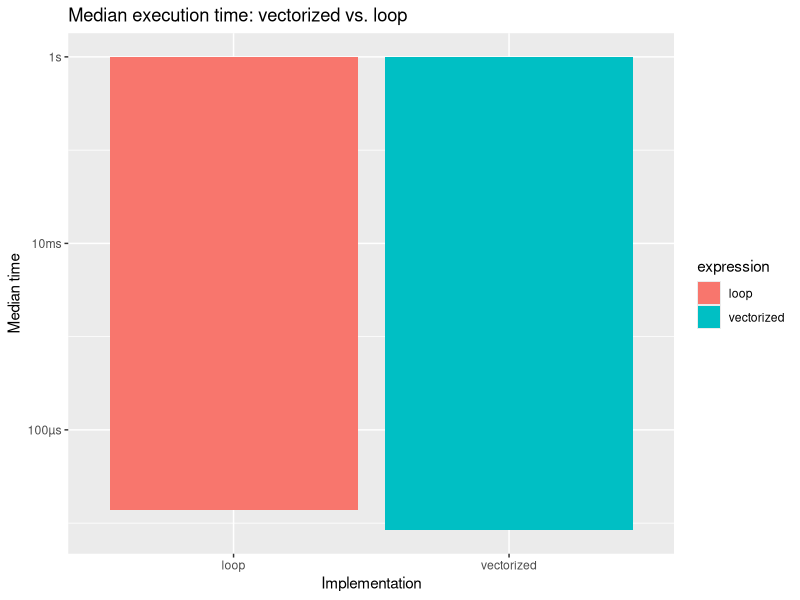
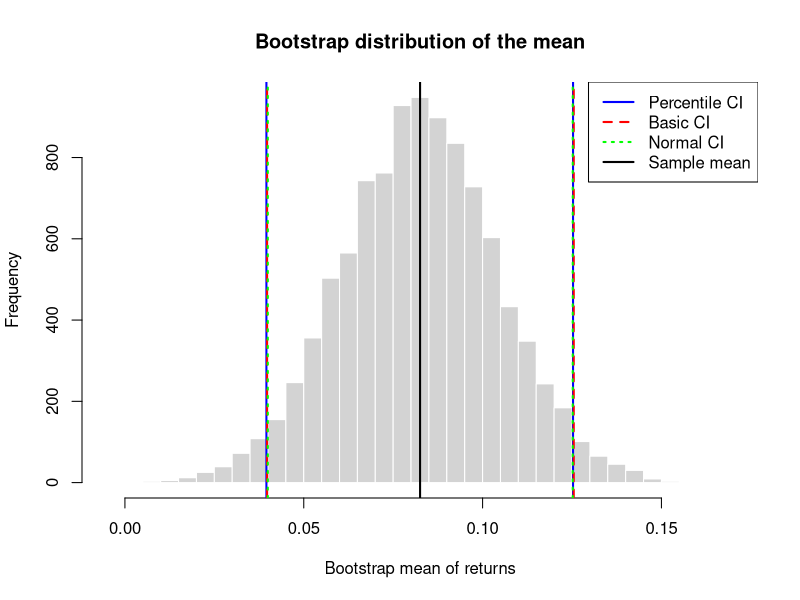
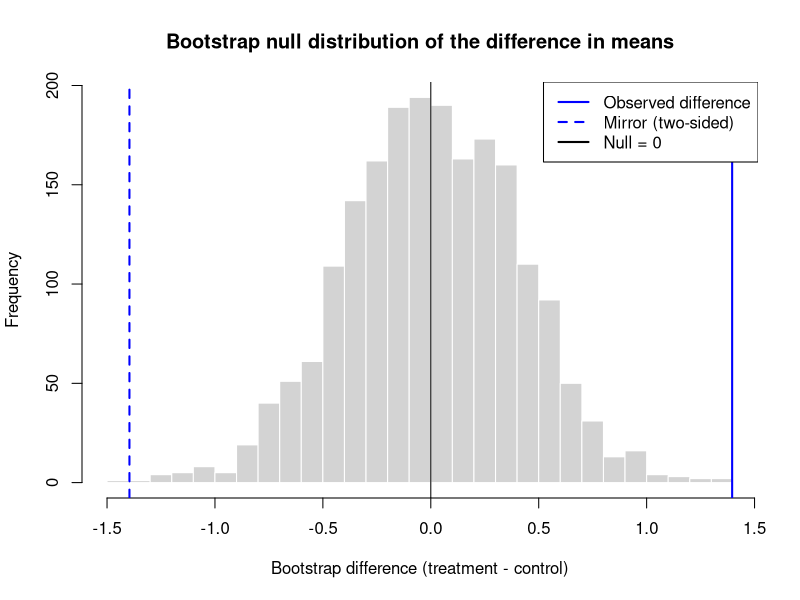

Here is the R script that generated these plots, in order:
## ---- chunk 1
df <- iris
head(iris)
#dim(df)
#colSums(is.na(df))
## ---- chunk 2
vectorized_zscore <- function(x){
  z = (x - mean(x))/sd(x)
  return(z)
}

loop_zscore <- function(x){
  n <- length(x)
  
  # calc mean
  sum_x <- 0
  for (i in seq_len(n)){
    sum_x <- sum_x + x[i]
  }
  mean_x <- sum_x/n
  
  # calc sd
  sum_sd <- 0
  for (i in seq_len(n)){
    sum_sd <- sum_sd + (x[i] - mean_x)^2
  }
  sd_x <- sqrt(sum_sd/(n - 1))
  
  z <- numeric(n) # pre allocate
  for (i in seq_len(n)){
    z[i] <- (x[i] - mean_x)/sd_x
  }
  
  return(z)
}
## ---- chunk 3
x <- df$Sepal.Length
vectorized_z <- vectorized_zscore(x)
loop_z <- loop_zscore(x)

#head(vectorized)
#head(loop_z)
all.equal(vectorized_z, loop_z)
## ---- chunk 4
library(bench)
library(ggplot2)
library(dplyr)
## ---- chunk 5
bm <- bench::mark(
  vectorized = vectorized_zscore(x),
  loop = loop_zscore(x),
  iterations = 50
)

bm
## ---- chunk 6
#str(bm)
bm$expression <- as.character(bm$expression)

ggplot(data = bm, mapping = aes(x = expression, y = median, fill = expression)) +
  geom_col() +
  labs(title = "Median execution time: vectorized vs. loop",
       x = "Implementation",
       y = "Median time")
## ---- chunk 7
df1 <- ChickWeight
head(ChickWeight)
#str(ChickWeight)
## ---- chunk 8
chick_gw <- df1 |>
  group_by(Chick) |>
  mutate(
    Growth.Rate = (weight - first(weight)) / (Time - first(Time)),
    Weight.Gain.Percent = (last(weight) - first(weight)) / first(weight) * 100
  ) |>
  ungroup()

chick_summary <- chick_gw |>
  group_by(Chick, Diet) |>
  summarise(
    chick_ag = mean(Growth.Rate, na.rm = TRUE),
    chick_mw = max(weight),
    .groups = "drop"
  )

diet_summary <- chick_summary |>
  group_by(Diet) |>
  summarise(
    avg_gr = mean(chick_ag),
    mean_mw = mean(chick_mw),
    .groups = "drop"
  )
## ---- chunk 9
diet_summary
## ---- chunk 10
library(palmerpenguins)
## ---- chunk 11
unique(penguins$species)

penguin_species <- split(penguins, penguins$species)

penguin_species <- lapply(penguin_species, function(df){
  attr(df, "sample_size") <- nrow(df)
  df
})
## ---- chunk 12
# check
sapply(penguin_species, function(df) attr(df, "sample_size"))

table(penguins$species)
## ---- chunk 13
numeric_data <- penguins[sapply(penguins, is.numeric)]

lapply(numeric_data, mean, na.rm = TRUE)
## ---- chunk 14
library(purrr)

map_dbl(numeric_data, mean, na.rm = TRUE)
## ---- chunk 15
#names(penguins)

# body mass by species
tapply(penguins$body_mass_g, penguins$species, mean, na.rm = TRUE)

# body mass by spices and sex
tapply(penguins$body_mass_g, list(penguins$species, penguins$sex), mean, na.rm = TRUE)
## ---- chunk 16
library(lobstr)
x <- c(1,2,3,4,5)
cat(x,"\n" ,"x address:", obj_addr(x), "\n")
y <- x
cat(y, "\n","y address:", obj_addr(y), "\n")

y[1] <- 6
cat(y,"\n" ,"y address:", obj_addr(y), "\n")

## ---- chunk 17
# original version
system.time({
  result <- numeric(0)
  for (i in 1:10000) {
    result <- c(result, i^2)
  }
})

# my version
system.time({
  result2 <- numeric(10000) # pre allocate
  for (i in 1:10000){
    result2[i] <- i^2
  }
})
## ---- chunk 18
# set up
A <- matrix(c(4, 2, 1, 5), nrow = 2)
B <- matrix(c(3, 1, 0, 2), nrow = 2)
C <- matrix(c(1, 3, 5, 2, 4, 6), nrow = 2)
## ---- chunk 19
A + B
## ---- chunk 20
A * B
## ---- chunk 21
A %*% B
## ---- chunk 22
t(A) %*% C
## ---- chunk 23
solve(A)
## ---- chunk 24
is_symmetric <- function(X){
  # check if input is square
  if (nrow(X) != ncol(X)){
    stop("Input is not square")
  }
  
  # check symmetry
  return(all(X == t(X)))
}

is_symmetric(A) # False
test_matrix <- matrix(c(1,2,3, 2,4,5, 3,5,6), nrow = 3)
is_symmetric((test_matrix))
## ---- chunk 25
is_symmetric(t(A) %*% A)
## ---- chunk 26
M <- matrix(c(4, 2, 2, 3), nrow = 2)
#M

eig <- eigen(M)
eigenvalues <- eig$values
eigenvectors <- eig$vectors

eigenvalues
eigenvectors
## ---- chunk 27
    for (i in seq_along(eig$values)){
      xi <- eig$vectors[, i]
      li <- eig$values[i]
      cat("pair", i, all.equal(as.vector(M %*% xi), li * xi), "\n")
    }
## ---- chunk 28
    # P: matrix of eigenvectors
    # D: diagonal matrix of eigenvalues
    # P-1: inverse of P

    P <- eig$vectors
    D <- diag(eig$values)
    P_inverse <- solve(P)

    M_reconstructed <- P %*% D %*% P_inverse
    M_reconstructed
## ---- chunk 29
X <- matrix(c(3, 2, 2, 2, 3, -2, 2, -2, 3), nrow = 3)
#X

# compute SVD 
svd_X <- svd(X)

U <- svd_X$u
D <- svd_X$d
V <- svd_X$v
D

# Rank-1 approx
X_rank1 <- D[1] * U[, 1] %*% t(V[, 1])

# frobenius norm of the difference
frob_norm <- norm(X - X_rank1, type = "F")
frob_norm

# double check
sqrt(D[2]^2 + D[3]^2)

## ---- chunk 30
    set.seed(228)
    n <- 100
    x <- runif(n, -5, 5)
    y <- 3 + 2 * x + rnorm(n, sd = 1)

    X <- cbind(1, x) # col of 1's for intercept, predictor x (slope)
    qr_X <- qr(X)
    beta_qr <- qr.coef(qr_X, y)
    beta_qr

    fit_lm <- lm(y ~ x)
    beta_lm <- coef(fit_lm)
    beta_lm
## ---- chunk 31
    # x1: x coord
    # x2: y coord
    rosenbrock <- function(x){
      x1 <- x[1]
      x2 <- x[2]
      (1-x1)^2 + 100 * (x2 - x1^2)^2
    }

    # testing
    #rosenbrock(c(1,1))
## ---- chunk 32
    rosenbrock_grad <- function(x){
      x1 <- x[1]
      x2 <- x[2]
      
      dfdx1 <- -2 * (1-x1) - 400 * x1 * (x2 - x1^2) # partial with respect to x
      dfdx2 <- 200 * (x2 - x1^2) # partial with respect to y
      
      c(dfdx1, dfdx2)
    }

    # testing
    rosenbrock_grad(c(0,0))
## ---- chunk 33
    gradient_descent <- function(init, grad_fn, learning_rate, max_iter, tol){
      x <- init # initialize at zero
      
      for (i in 1:max_iter){
        # compute gradient
        gradient <- grad_fn(x)
        
        # check convergence, stop if gradient norm below tol
        if(sqrt(sum(gradient^2)) < tol){
          break
        }
        # update x
        x <- x - learning_rate * gradient
      }
      return(list(
        solution = x,
        value = rosenbrock(x),
        iterations = i
      ))
    }
## ---- chunk 34
    result <- gradient_descent(
      init = c(-1.2, 1.0),
      grad_fn = rosenbrock_grad,
      learning_rate = 0.001,
      max_iter = 10000,
      tol = 1e-6
    )

    result
## ---- chunk 35
    result_bfgs <- optim(
      par = c(-1.2, 1.0),
      fn = rosenbrock,
      gr = rosenbrock_grad,
      method = "BFGS"
    )

    result_bfgs
## ---- chunk 36
    result_nm <- optim(
      par = c(-1.2, 1.0),
      fn = rosenbrock,
      method = "Nelder-Mead"
    )

    result_nm
## ---- chunk 37
run_simulation <- function(n_samples, n_reps, dist_type){
  estimates <- matrix(NA,
                      nrow = n_reps,
                      ncol = 3,
                      dimnames = list(NULL, c("mean", "median", "trimmed")))
  
  for (k in seq_len(n_reps)){
    if(dist_type == "normal"){
      x <- rnorm(n_samples, mean = 0, sd = 1)
    } else if (dist_type == "contaminated"){
      n_clean <- rbinom(1, n_samples, 0.9)
      x_clean <- rnorm(n_clean, mean = 0, sd = 1)
      x_cont  <- rnorm(n_samples - n_clean, mean = 0, sd = 10)
      x <- c(x_clean, x_cont)
    } else if (dist_type == "t"){
      x <- rt(n_samples, df = 3)
    } else {
      stop("dist type must be either normal, contaminated, or t")
    }
    estimates[k, "mean"] <- mean(x)
    estimates[k, "median"] <- median(x)
    estimates[k, "trimmed"] <- mean(x, trim = 0.1)
    
  }
  as.data.frame(estimates)
}
## ---- chunk 38
    set.seed(228)
    results_normal <- run_simulation(30, 1000, "normal")
    results_t <- run_simulation(30, 1000, "t")
    results_contaminated <- run_simulation(30, 1000, "contaminated")

    #results_normal
    #results_t
    #results_contaminated

    bias_normal <- colMeans(results_normal)
    bias_t <- colMeans(results_t)
    bias_contaminated <- colMeans(results_contaminated)

    var_normal <- apply(results_normal, 2, var)
    var_t <- apply(results_t, 2, var)
    var_contaminated <- apply(results_contaminated, 2, var)

    mse_normal <- colMeans(results_normal^2)
    mse_t <- colMeans(results_t^2)
    mse_contaminated <- colMeans(results_contaminated^2)

    cat("Normal(0, 1):\n")
    print(rbind(bias = bias_normal, variance = var_normal, mse = mse_normal))

    cat("\nt(df = 3):\n")
    print(rbind(bias = bias_t, variance = var_t, mse = mse_t))

    cat("\nContaminated:\n")
    print(rbind(bias = bias_contaminated, variance = var_contaminated, mse = mse_contaminated))
## ---- chunk 39
    summary_table <- data.frame(
      distribution = rep(c("Normal", "t(df=3)", "Contaminated"), each = 3),
      estimator = rep(c("mean", "median", "trimmed"), times = 3),
      bias = c(bias_normal, bias_t, bias_contaminated),
      variance = c(var_normal, var_t, var_contaminated),
      mse = c(mse_normal, mse_t, mse_contaminated)
    )

    summary_table
## ---- chunk 40
    library(boot)

    bootstrap_mean <- function(data, n_boot = 10000, ci_type = "percentile", conf_level = 0.95){
      sample_mean <- function(data, indices){
        mean(data[indices])
      }
      
      boot_result <- boot(data = data, statistic = sample_mean, R = n_boot)
      se_boot <- sd(boot_result$t)
      
      type_map <- c(percentile = "perc", basic = "basic", normal = "norm")
      boot_type <- type_map[[ci_type]]
      
      ci_result <- boot.ci(boot_result, conf = conf_level, type = boot_type)
      if (ci_type == "percentile"){
        ci <- ci_result$percent[4:5]
      } else if (ci_type == "basic"){
        ci <- ci_result$basic[4:5]
      } else {
        ci <- ci_result$normal[2:3]
      }
      
      list(
        estimate = boot_result$t0,
        se = se_boot,
        ci = ci,
        ci_type = ci_type,
        boot_means = boot_result$t
      )
      
    }
## ---- chunk 41
set.seed(42)
returns <- rnorm(50, mean = 0.08, sd = 0.12)
returns <- returns + rexp(50, rate = 20) - 0.05

set.seed(228); result_pct <- bootstrap_mean(returns, ci_type = "percentile")
set.seed(228); result_basic <- bootstrap_mean(returns, ci_type = "basic")
set.seed(228); result_normal <- bootstrap_mean(returns, ci_type = "normal")

cat("Sample mean:", round(result_pct$estimate, 4), "\n")
cat("Bootstrap SE:", round(result_pct$se, 4), "\n")
cat("Percentile CI:", round(result_pct$ci, 4), "\n")
cat("Basic CI:", round(result_basic$ci, 4), "\n")
cat("Normal CI:", round(result_normal$ci, 4), "\n")
## ---- chunk 42
    boot_means <- result_pct$boot_means

    hist(boot_means,
         breaks = 40,
         main   = "Bootstrap distribution of the mean",
         xlab   = "Bootstrap mean of returns",
         col    = "lightgray",
         border = "white")

    abline(v = result_pct$ci, col = "blue",  lwd = 2, lty = 1)
    abline(v = result_basic$ci, col = "red",   lwd = 2, lty = 2)
    abline(v = result_normal$ci, col = "green", lwd = 2, lty = 3)
    abline(v = mean(returns), col = "black", lwd = 2, lty = 1)

    legend("topright",
           legend = c("Percentile CI", "Basic CI", "Normal CI", "Sample mean"),
           col = c("blue", "red", "green", "black"),
           lty = c(1, 2, 3, 1),
           lwd = 2)
## ---- chunk 43
    bootstrap_ttest <- function(group1, group2, n_boot = 2000){
      obs_diff <- mean(group2) - mean(group1)
      
      pooled_mean <- mean(c(group1, group2))
      group1_shifted <- group1 - mean(group1) + pooled_mean
      group2_shifted <- group2 - mean(group2) + pooled_mean
      
      boot_diffs <- numeric(n_boot)
      for (b in seq_len(n_boot)){
        boot_g1 <- sample(group1_shifted, length(group1_shifted), replace = TRUE)
        boot_g2 <- sample(group2_shifted, length(group2_shifted), replace = TRUE)
        boot_diffs[b] <- mean(boot_g2) - mean(boot_g1)
      }
      
      p_val <- mean(abs(boot_diffs) >= abs(obs_diff))
      
      list(
        obs_diff = obs_diff,
        p_val = p_val,
        boot_diffs = boot_diffs
      )
    }
## ---- chunk 44
    set.seed(123)
    control <- rnorm(40, mean = 10, sd = 2)
    treatment <- rnorm(40, mean = 11.5, sd = 2)

    set.seed(228)
    result <- bootstrap_ttest(control, treatment, n_boot = 2000)
    cat("Observed difference:", round(result$obs_diff, 4), "\n")
    cat("Bootstrap p-value:", round(result$p_val, 4), "\n")

    hist(result$boot_diffs,
         breaks = 40,
         main   = "Bootstrap null distribution of the difference in means",
         xlab   = "Bootstrap difference (treatment - control)",
         col    = "lightgray",
         border = "white")

    abline(v = result$obs_diff,  col = "blue",   lwd = 2)
    abline(v = -result$obs_diff, col = "blue",   lwd = 2, lty = 2)
    abline(v = 0, col = "black", lwd = 1)

    legend("topright",
           legend = c("Observed difference", "Mirror (two-sided)", "Null = 0"),
           col = c("blue", "blue", "black"),
           lty = c(1, 2, 1),
           lwd = 2)
## ---- chunk 45
    t_result <- t.test(treatment, control)
    t_result
## ---- chunk 46
result$p_val
result$obs_diff
